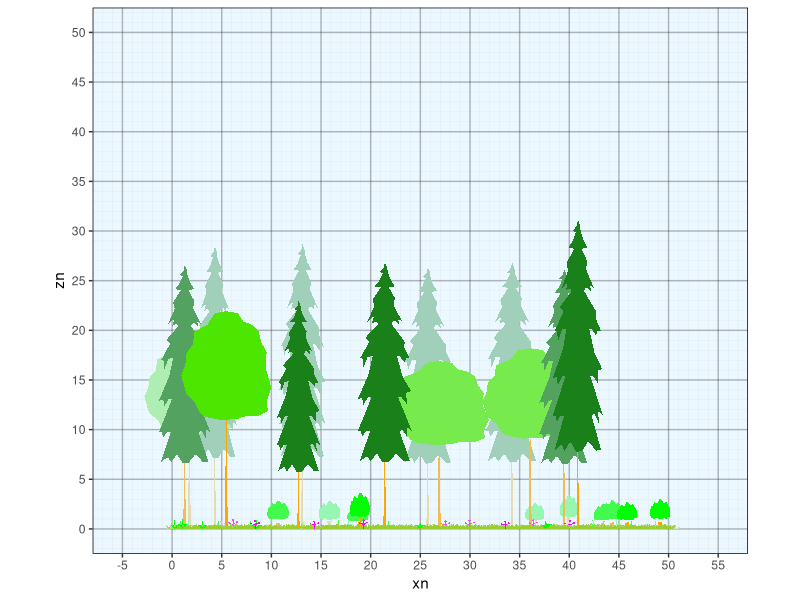

Write R code to recreate this figure.
library(dplyr)
library(ggplot2)

setwd(dirname(rstudioapi::getActiveDocumentContext()$path))

make_hex_stand <- function(hects=1, minsize=1){
  #scale larger
  x = (1:(100*hects))
  y = (1:(116*hects))
  set.seed(42)
  m <- merge(x,y) |> as.data.frame()
  m <- m |> mutate(x = ifelse(floor(y/2)==y/2, x-0.5,x), y = round(y*(3^0.5)/2,2), wt=1)
  pref=3
  f= pref^1
  mx1 <- merge(x*f,y*f) |> as.data.frame() |> mutate(x = ifelse(floor(y/2)==y/2, x-f*0.5,x), y = round(y*(3^0.5)/2,2), wt=f^2)  |> subset(x <=100*hects & y <= 100*hects)
  f = pref^2
  mx2 <- merge(x*f,y*f) |> as.data.frame() |> mutate(x = ifelse(floor(y/2)==y/2, x-f*0.5,x), y = round(y*(3^0.5)/2,2), wt=f^2)  |> subset(x <=100*hects & y <= 100*hects)
  f = pref^3
  mx3 <- merge(x*f,y*f) |> as.data.frame() |> mutate(x = ifelse(floor(y/2)==y/2, x-f*0.5,x), y = round(y*(3^0.5)/2,2), wt=f^2)  |> subset(x <=100*hects & y <= 100*hects)
  mm <- rbind(m,mx1,mx2,mx3) |> group_by(x,y) |> summarise(wt=max(wt)) |> as.data.frame()
  mm <- mm |> mutate(x = x*minsize, y = y*minsize)
  colnames(mm) <- c('xp','yp','wt')
  rownames(mm) <- 1:nrow(mm) |> as.numeric()
  mm$stumpid <- rownames(mm)
  return(mm)
}


conifer1 <- read.csv('conifer1.csv') |> data.frame(name='conifer1', fill="#1A801A", color='darkgreen')
conifer2 <- read.csv('conifer2.csv') |> data.frame(name='conifer2', fill='darkgreen', color='darkgreen')
cloud1 <- read.csv('cloud1.csv') |> data.frame(name='cloud1', fill='green', color='darkgreen')
flattop <- read.csv('flattop.csv') |> data.frame(name='flattop', fill='green', color='darkgreen')
flattop2 <- read.csv('flattop2.csv') |> data.frame(name='flattop2', fill='green', color='darkgreen')
blob <- read.csv('blob.csv') |> data.frame(name='blob', fill="#4DE600", color='darkgreen')
palm <- read.csv('palm.csv') |> data.frame(name='palm', fill='green', color='darkgreen')|> mutate(x=round(x,2),y=round(y,2))
trunk <- read.csv('trunk.csv') |> data.frame(name='trunk', fill='orange', color='brown')|> mutate(x=round(x,2),y=round(y,2))
triangle <- data.frame(x=c(-0.5, 0, 0.5),y=c(0, 1, 0), name='triangle', fill='darkgreen', color='darkgreen')
dome <- data.frame(x=c(-1,
                       -0.9,
                       -0.75,
                       -0.5,
                       -0.25,
                       0,
                       0.25,
                       0.5,
                       0.75,
                       0.9,
                       1)/2,
                   y=(c(0,
                        0.5,
                        0.7,
                        0.9,
                        0.95,
                        1.00,
                        0.95,
                        0.9,
                        0.7,
                        0.5,
                        0)), name='dome', fill='green', color='darkgreen')
sticks <- data.frame(x=c(-0.075,-0.13,-0.12,-0.025,-0.005,0.005,0.025,0.12,0.13,0.075),y=c(0,1,1,0,1,1,0,1,1,0), name='sticks', fill='orange', color='brown')


grassy <- data.frame(x=c(-0.3, -0.5, -0.1,  0.0,  0.1,  0.5,  0.3), y=c(0,0.85,0,1,0,0.85,0), name='grassy', fill='yellowgreen', color="#4D8000")


forby <- data.frame(x=c(-0.04, -0.04, -0.32, -0.38, -0.45, -0.50, -0.45, -0.38, -0.32, -0.04, -0.04, -0.13, -0.12,  0.00,  0.10,  0.12,  0.03,  0.04,  0.29,  0.34,  0.44,  0.50,  0.43,  0.34,  0.30, 0.04, 0.05, -0.04),
                          y=c(0, 0.39, 0.57, 0.52, 0.52, 0.61, 0.7, 0.7, 0.61, 0.45, 0.78, 0.82, 0.95, 1, 0.95, 0.82, 0.78, 0.45, 0.68, 0.76, 0.77, 0.68, 0.59, 0.59, 0.63, 0.39, 0, 0), name='forby', fill='magenta', color='darkgreen')
ferny <- data.frame(x=c(-0.09, -0.12, -0.16, -0.22, -0.31, -0.50, -0.28, -0.12, -0.15, -0.10, -0.06, -0.06, -0.13, -0.05, -0.01,  0.06,  0.02,  0.00,  0.03, -0.05, -0.04,  0.02,  0.10,  0.09,  0.24, 0.50,  0.27,  0.17,  0.11,  0.03, -0.03, -0.09),
                          y=c(0, 0.13, 0.2, 0.1, 0.29, 0.41, 0.43, 0.32, 0.24, 0.15, 0.02, 0.38, 0.44, 0.88, 0.96, 1, 0.94, 0.85, 0.42, 0.38, 0.03, 0.16, 0.28, 0.4, 0.45, 0.44, 0.27, 0.12, 0.25, 0.13, 0, 0), name='ferny', fill='green', color='darkgreen')

shapes <- rbind(conifer1,conifer2,cloud1,flattop,flattop2,blob,trunk,triangle,dome,sticks,grassy,forby,ferny)
colnames(shapes) <- c("x","z","shape","fill","color")
# ggplot() +geom_polygon(data=shapes, aes(x=x,y=z,  group = shape, fill=fill, color=color), alpha=0.8)


ht.max = 5
ht.min = 2
crwd = 2
dbh = 30

colormixer <- function(colorname, mixcolor, p){
  ccc <- col2rgb(colorname)
  ccc <- data.frame(r = ccc[1,],   g = ccc[2,],   b = ccc[3,])
  mmm <- col2rgb(mixcolor)
  new <- ccc |> mutate(r = r*(1-p)+mmm[1,1]*p,
                       g = g*(1-p)+mmm[2,1]*p,
                       b = b*(1-p)+mmm[3,1]*p)
  new <- rgb(new$r/255,new$g/255,new$b/255)
  return(new)
}


make_tree <- function(ht.max, ht.min,crwd,dbh, crshape, stshape){
  crown <- subset(shapes, shape %in% crshape) |> mutate(x=x*crwd, z=z*(ht.max-ht.min)+ht.min, obj='crown')
  base <- subset(shapes, shape %in% stshape) |> mutate(x=x*dbh/100*1.1, z=z*(ht.min), obj='stem')
  tree = rbind(crown, base)
  tree$ptord <- rownames(tree) |> as.numeric()
  return(tree)}
make_shrub <- function(ht.max, ht.min,crwd, crshape, stshape){
  crown <- subset(shapes, shape %in% crshape)  |> mutate(x=x*crwd, z=z*(ht.max-ht.min)+ht.min, obj='crown')
  base <- subset(shapes, shape %in% stshape) |> mutate(x=x*crwd*0.8, z=z*(ht.min), obj='stem')
  shrub = rbind(crown, base)
  shrub$ptord <- rownames(shrub) |> as.numeric()
  return(shrub)}
make_herb <- function(ht.max,crwd, crshape){
  herb <- subset(shapes, shape %in% crshape)  |> mutate(x=x*crwd, z=z*ht.max, obj='herb')
  herb$ptord <- rownames(herb) |> as.numeric()
  return(herb)}

make_plant<- function(fun, ht.max, ht.min,crwd,dbh, crshape, stshape){
  if(fun %in% 'T'){
    plant <- make_tree(ht.max, ht.min,crwd,dbh, crshape, stshape)}else
      if(fun %in% 'S'){
        plant <- make_shrub(ht.max, ht.min, crwd, crshape, stshape)}else
        {
          plant <- make_herb(ht.max,crwd, crshape)}
}
# tree <- make_tree(ht.max=20,ht.min=7.5,crwd = 5,dbh = 30, crshape='blob', stshape='trunk')
# tree2 <- make_tree(ht.max=30,ht.min=7.5,crwd = 5,dbh = 30, crshape='conifer1', stshape='trunk')
# shrub <- make_shrub(ht.max=3,ht.min=1,crwd=2, crshape='cloud1', stshape='sticks')
# grass <- make_herb(ht.max=0.5,crwd=1, crshape='grassy')
# fern <- make_herb(ht.max=1,crwd=1, crshape='ferny')
# forb <- make_herb(ht.max=1,crwd=1, crshape='forby')

#raw information about the strata
strats <- data.frame(stratid = c(1:6), stems = c(5,10,10,5000,20,10), fun = c('T','T','S','H','H','H'),
                     ht.max=c(20,30,3,0.5,1,1),ht.min=c(10,7.5,1,NA,NA,NA),
                     cw = c(9,5,2,1,1,1),dbh = c(30,30,NA,NA,NA,NA),
                     crshape=c('blob','conifer1','cloud1','grassy','ferny','forby'), stshape=c('trunk','trunk','sticks',NA,NA,NA))

#make stand
stand <- make_hex_stand(0.5,1) |> subset(yp >= 15 & yp < 35) |> mutate(wtn = wt, stratid = NA)
#define counts per stratum

for (i in 1:nrow(strats)){#i=1
  thistrat = strats$stratid[i]
  nstems = strats$stems[i]
  newstumps <- sample(stand$stumpid, size = nstems, prob = stand$wtn, replace = T)
  stand <- stand |> mutate(wtn = ifelse(stand$stumpid %in% newstumps, 0, wtn),
                           stratid = ifelse(stand$stumpid %in% newstumps, thistrat,stratid))
}

#Create shapes of the right size, then distribute into the stump positions.
for (i in 1:nrow(strats)){#i=1
  thistrat <- strats[i,]
plant0 <- make_plant(thistrat$fun, thistrat$ht.max, thistrat$ht.min,thistrat$cw,thistrat$dbh, thistrat$crshape, thistrat$stshape)
stumps0 <- stand |> subset(stratid %in% i)
plant0 <- merge(stumps0, plant0) |> mutate(objid = paste0(stratid,obj,stumpid))
if(i==1){plants <- plant0}else{plants <- rbind(plants,plant0)}
}

# stumps1 <- stand |> subset(stratid %in% 1)
# stumps2 <- stand |> subset(stratid %in% 2)
# stumps3 <- stand |> subset(stratid %in% 3)
# stumps4 <- stand |> subset(stratid %in% 4)
# stumps5 <- stand |> subset(stratid %in% 5)
# stumps6 <- stand |> subset(stratid %in% 6)
#
# trees0 <- merge(stumps1, tree) |> mutate(objid = paste0(obj,stumpid))
# trees1 <- merge(stumps2, tree2)  |> mutate(objid = paste0(obj,stumpid))
# shrubs <- merge(stumps3, shrub)  |> mutate(objid = paste0(obj,stumpid))
# grasses <- merge(stumps4, grass)  |> mutate(objid = paste0(obj,stumpid))
# ferns <- merge(stumps5, fern)  |> mutate(objid = paste0(obj,stumpid))
# forbs <- merge(stumps6, forb)  |> mutate(objid = paste0(obj,stumpid))
# plants <- rbind(trees0, trees1, shrubs, grasses, ferns, forbs)

#randomize sizes and positions
plants <- plants |> group_by(stumpid) |>
  mutate(ht.max = max(z), crwd = max(x)-min(x),
         xpp = xp + runif(1, min = -0.8, max = 0.8),#shift position on grid
         zr = rnorm(1,ht.max, ht.max/10)/ht.max,#deviation in height
         xr = (rnorm(1,ht.max, ht.max/10)/ht.max+rnorm(1,crwd, crwd/10)/crwd)/2,#deviation in width partially related to height
         xn = x*xr+xpp,#resized width and put on new position
         zn = z*zr*(1-1/15))#resized height adjusted downward show that variation is less than max height in the field

#rearrange stems depth drawing order
plants <- plants |> arrange(yp,stumpid, objid, ptord)
ypmax <- max(plants$yp)
ypmin <- min(plants$yp)
ypwid <- ypmax-ypmin
crowns1 <- plants |> subset(yp < ypmin+ypwid/3 & obj %in% c('crown','herb')) |>
  mutate(fill=colormixer(fill, "#D9F2FF", 0.7), color=colormixer(color, "#D9F2FF", 0.7))
crowns2 <- plants |> subset(yp < ypmax-ypwid/3 & yp >= ypmin+ypwid/3 & obj %in% c('crown','herb'))|>
  mutate(fill=colormixer(fill, "#D9F2FF", 0.3), color=colormixer(color, "#D9F2FF", 0.3))
crowns3 <- plants |> subset(yp >= ypmax-ypwid/3 & obj %in% c('crown','herb'))
stems1 <- plants |> subset(yp < ypmin+ypwid/3 & obj %in% 'stem')|>
  mutate(fill=colormixer(fill, "#D9F2FF", 0.7), color=colormixer(color, "#D9F2FF", 0.7))
stems2 <- plants |> subset(yp < ypmax-ypwid/3 & yp >= ypmin+ypwid/3 & obj %in% 'stem')|>
  mutate(fill=colormixer(fill, "#D9F2FF", 0.3), color=colormixer(color, "#D9F2FF", 0.3))
stems3 <- plants |> subset(yp >= ypmax-ypwid/3 & obj %in% 'stem')

plants2 <- rbind(crowns1,crowns2,crowns3,stems1,stems2,stems3)

# ggplot()+
#   geom_point(aes(x=1,y=1))+
#   theme(panel.background = element_rect(fill = rgb(0.4,0.6,0.5)))

pcolor <- plants2$color |> unique() |> sort()
pfill <- plants2$fill |> unique()|> sort()



ggplot() +
  geom_polygon(data=stems1, aes(x=xn,y=zn,group=objid, fill=fill, color=color), alpha=1, linewidth=0.01)+
  geom_polygon(data=crowns1, aes(x=xn,y=zn,group=objid, fill=fill, color=color), alpha=1, linewidth=0.01)+
  geom_polygon(data=stems2, aes(x=xn,y=zn,group=objid, fill=fill, color=color), alpha=1, linewidth=0.01)+
  geom_polygon(data=crowns2, aes(x=xn,y=zn,group=objid, fill=fill, color=color), alpha=1, linewidth=0.01)+
  geom_polygon(data=stems3, aes(x=xn,y=zn,group=objid, fill=fill, color=color), alpha=1, linewidth=0.01)+
  geom_polygon(data=crowns3, aes(x=xn,y=zn,group=objid, fill=fill, color=color), alpha=1, linewidth=0.01)+
  scale_fill_manual(values=pfill)+
  scale_color_manual(values=pcolor)+
  theme(legend.position = "none",
        panel.background = element_rect(fill = rgb(0.85,0.95,1,0.5),
                                        colour = "black",
                                        linewidth = 0.5, linetype = "solid"),
        panel.grid.major = element_line(linewidth = 0.5, linetype = 'solid',
                                        colour = rgb(0.1, 0.1, 0.1, 0.3)),
        panel.grid.minor = element_line(linewidth = 0.1, linetype = 'solid',
                                        colour = rgb(0.1, 0.1, 0.1, 0.1))
  )+
  coord_fixed(ratio = 1)+
  scale_y_continuous(trans='identity', breaks = c(-10:(120/5))*5,minor_breaks = c(-10:(120)), limits = c(0,50))+
  scale_x_continuous(breaks = c(-10:(120/5))*5, minor_breaks = c(-10:(120)), limits = c(-5,55))
